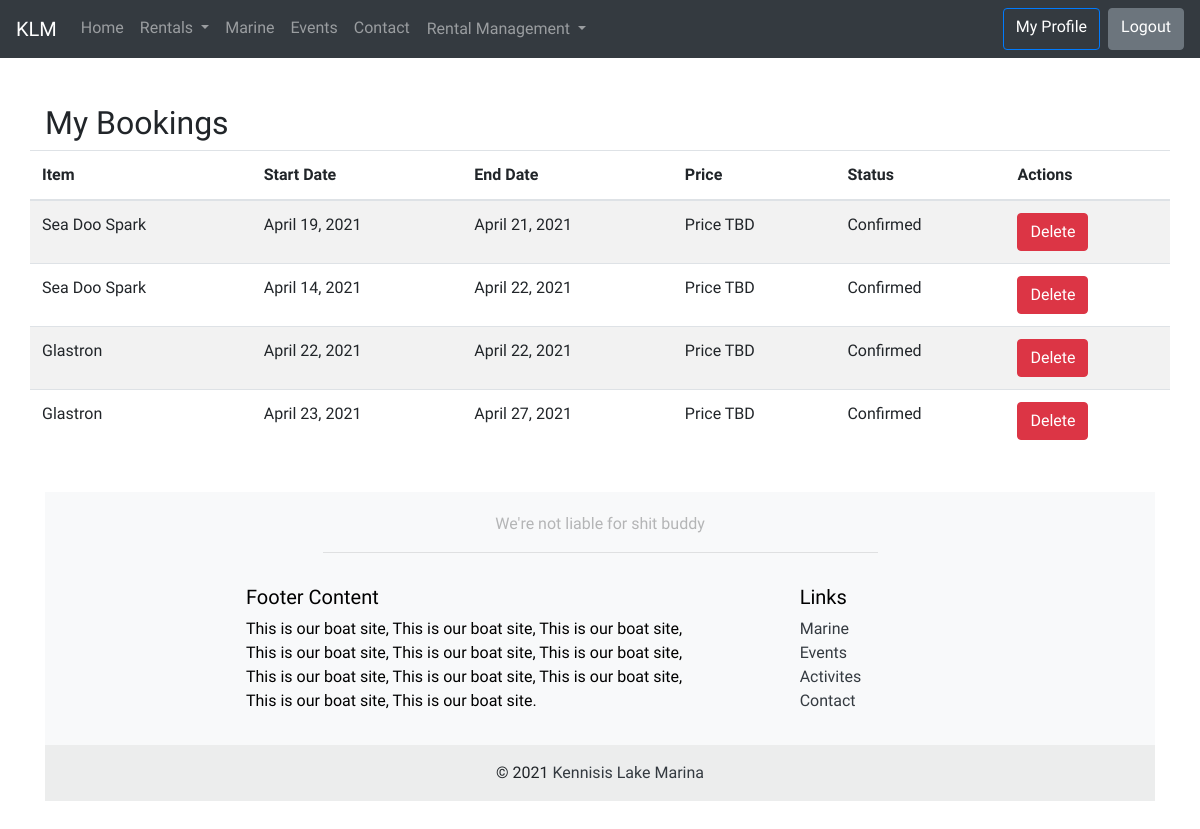
The page /bookings/ (signed in) on the database as committed earlier.
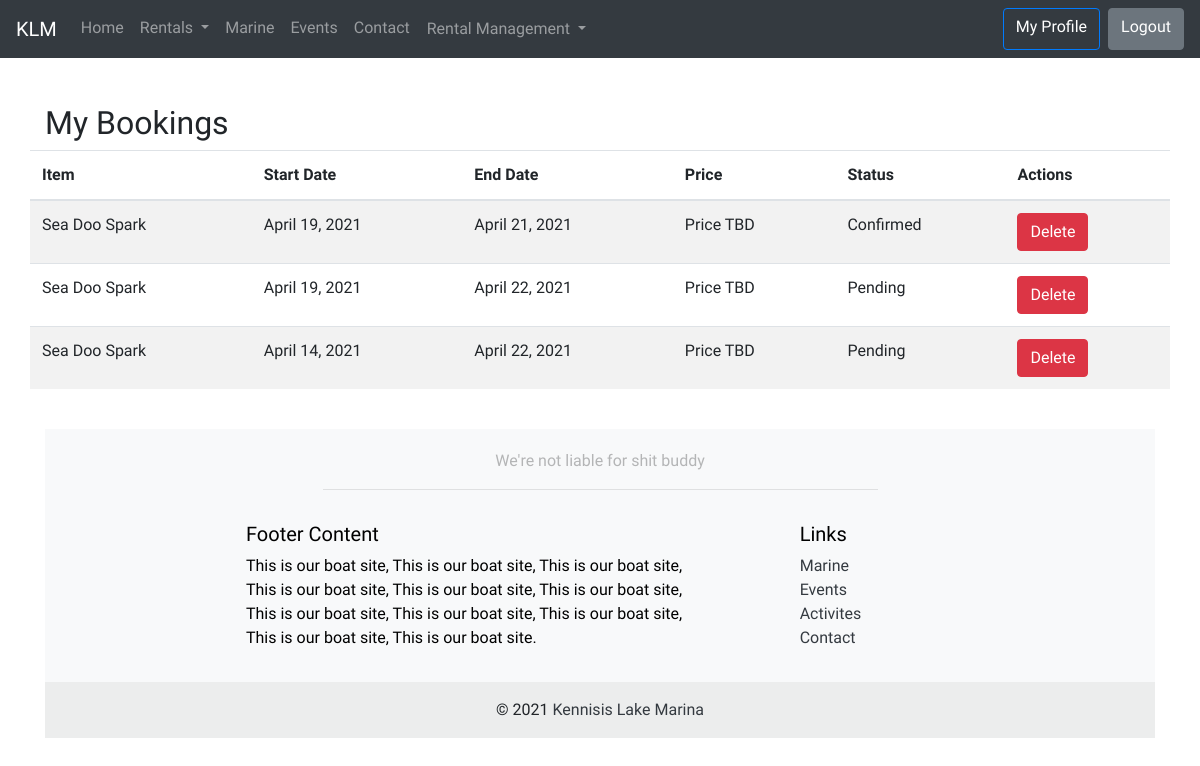
The same page on the database as committed later.
### boats/models.py (models this page shows)
class Booking(models.Model):
	startDay = models.DateField()
	endDay = models.DateField()
	rentalItem = models.ForeignKey('RentalItem', on_delete=models.CASCADE)
	user = models.ForeignKey(AUTH_USER_MODEL, on_delete=models.CASCADE)
	is_confirmed = models.BooleanField(default=False)

class RentalItem(models.Model):
	name = models.CharField(max_length=120)
	description = models.TextField()
	image = models.ImageField(upload_to='images')
	dayPrice = models.DecimalField(max_digits=10, decimal_places=2)
	weekPrice = models.DecimalField(max_digits=10, decimal_places=2)
	def __str__(self):
		return self.name

### boats/views.py (the view)
# urls.py: path('bookings/', boat_views.bookings_view, name='bookings'),
def bookings_view(request):
	isAuthenticated = True
	if (request.user.is_authenticated):
		bookings = Booking.objects.filter(user=request.user)
	else:
		bookings = None
		isAuthenticated = False
	context = {
		"bookings": bookings,
		"noBookings": bookings.count() == 0 if bookings != None else True,
		"isAuthenticated": isAuthenticated
	}
	return render(request, 'boats/bookings.html', context)

### boats/templates/boats/bookings.html
{% extends 'base.html' %}
{% load static %}
{% block main_content %}
<div class='container top-container pt-4'>
	<div class="row pt-4">
		<div class="col-12">
			<h2>My Bookings</h2>
		</div>
	</div>
	<div class="row">
		<table class="table table-striped">
			<thead>
				<tr>
					<th scope="col">Item</th>
					<th scope="col">Start Date</th>
					<th scope="col">End Date</th>
					<th scope="col">Price</th>
					<th scope="col">Status</th>
					<th scope="col">Actions</th>
				</tr>
			</thead>
			{% if noBookings %}
			</table>
			<div class="row w-100">
				<div class="col-12 w-100 text-center">
					{% if not isAuthenticated %}
					<p>Sign In to View Bookings</p>
					{% else %}
					<p>No Bookings Yet</p>
					{% endif %}
				</div>
			</div>
			<div class="row w-100">
				<div class="col-12 w-100 text-center">
					{% if not isAuthenticated %}
					<a class="btn btn-success" href="{% url 'login' %}">Login</a>
					{% else %}
					<a class="btn btn-success" href="{% url 'activities' %}">View Activities</a>
					{% endif %}
				</div>
			</div>
			{% else %}
			<tbody>
				{% for booking in bookings %}
					<tr>
						<td scope="col">{{booking.rentalItem}}</td>
						<td scope="col">{{booking.startDay}}</td>
						<td scope="col">{{booking.endDay}}</td>
						<td scope="col">Price TBD</td>
						<td scope="col">
							{% if booking.is_confirmed %}
							Confirmed
							{% else %}
							Pending
							{% endif %}
						</td>
						<td scope="col"><a class="btn btn-danger" href="{% url 'delete' booking_id=booking.pk%}">Delete</a></td>
					</tr>
				{% endfor %}
			</tbody>
		</table>
		{% endif %}
</div>
{% endblock %}

### templates/base.html (shortened to what this page needs)
<!doctype html>
<html>
<head>
	{% load static %}
	<link rel="stylesheet" href="{% static 'css/bootstrap.css' %}">
	<link rel="stylesheet" type="text/css" href="{% static 'css/main.css' %}">
</head>
<body>
<div class='fixed-top'>
	{% include 'navbar.html' %}
</div>
{% block main_content %}
{% endblock %}
<footer class='sticky-bottom'>
{% include 'footer.html' %}
</footer>
</body>
</html>

### templates/navbar.html (shortened to what this page needs)
<nav class="navbar navbar-expand-lg navbar-dark bg-dark">
  <div class="navbar-brand" href="#">KLM</div>
  <div class="collapse navbar-collapse" id="navbarNavAltMarkup">
    <div class="navbar-nav w-100">
      <a class="nav-item nav-link" href="{% url 'main' %}">Home <span class="sr-only">(current)</span></a>
      <li class="nav-item dropdown">
        <a class="nav-link dropdown-toggle" href="{% url 'activities' %}" id="navbarDropdown" role="button" data-toggle="dropdown" aria-haspopup="true" aria-expanded="false">
          Rentals
        </a>
      </li>
      <a class="nav-item nav-link" href="{% url 'marine' %}">Marine</a>
      <a class="nav-item nav-link" href="{% url 'events' %}">Events</a>
      <a class="nav-item nav-link" href="{% url 'contact' %}">Contact</a>
      {% if user.is_staff %}
      <li class="nav-item dropdown ">
        <a class="nav-link dropdown-toggle btn " id="navbarDropdown" role="button" data-toggle="dropdown" aria-haspopup="true" aria-expanded="false">
          Rental Management
        </a>
      </li>
      {% endif %}
      {% if user.is_authenticated %}
      <a class="btn btn-outline-primary text-white ml-lg-auto" href="#">My Profile</a>
      <a class="btn btn-secondary text-white ml-lg-2 mt-lg-0 mt-2" href="{% url 'logout' %}">Logout</a>
      {% else %}
      <a class="btn btn-primary text-white nav-item nav-link ml-lg-auto" href="{% url 'login' %}?next=/events">Login</a>
      <a class="btn btn-secondary ml-lg-2 text-white nav-item nav-link" href="{% url 'signup' %}">Sign Up</a>
      {% endif %}
    </div>
  </div>
</nav>

### templates/footer.html
<footer class="mt-4 bg-light text-lg-start">
	<div class="text-center" style="padding-top: 20px; color: rgb(180, 181, 182);">
		We're not liable for shit buddy
	</div>
	<hr style="width:50%">
	<div class="container p-3">
	  <div class="row" style="color:rgb(0, 0, 0)">
		<div class="col-lg-8" style="padding-right: 75px; padding-left: 200px;" >
		  <h5 class="text">Footer Content</h5>
		  <p>
			This is our boat site, This is our boat site, This is our boat site, This is our boat site,
			This is our boat site, This is our boat site, This is our boat site, This is our boat site,
			This is our boat site, This is our boat site, This is our boat site.
		  </p>
		</div>
		<div class="col-lg-4">
		  <h5 class="text">Links</h5>
		  <ul class="list-unstyled">
			<li>
			  <a href="#!" class="text-dark">Marine</a>
			</li>
			<li>
			  <a href="#!" class="text-dark">Events</a>
			</li>
			<li>
			  <a href="#!" class="text-dark">Activites</a>
			</li>
			<li>
			  <a href="#!" class="text-dark">Contact</a>
			</li>
		  </ul>
		</div>
	  </div>
	</div>
	<div class="text-center p-3" style="background-color: rgba(230, 230, 230, 0.65);">
	  © 2021
	  <a class="text-dark">Kennisis Lake Marina</a>
	</div>
</footer>

### static/css/main.css (style rules this page uses)
html, body { font-family: 'Josefin Sans', serif; height: 100%; width: 100%; }
.top-container { margin-top: 56px; }

Rows that differ between the two databases and show on the page:
removed Booking: rentalItem "Glastron", startDay "April 22, 2021", endDay "April 22, 2021", is_confirmed "Confirmed"
removed Booking: rentalItem "Glastron", startDay "April 23, 2021", endDay "April 27, 2021", is_confirmed "Confirmed"
added Booking: rentalItem "Sea Doo Spark", startDay "April 19, 2021", endDay "April 22, 2021", is_confirmed "Pending"
changed Booking "April 14, 2021": is_confirmed "Confirmed" → "Pending"
